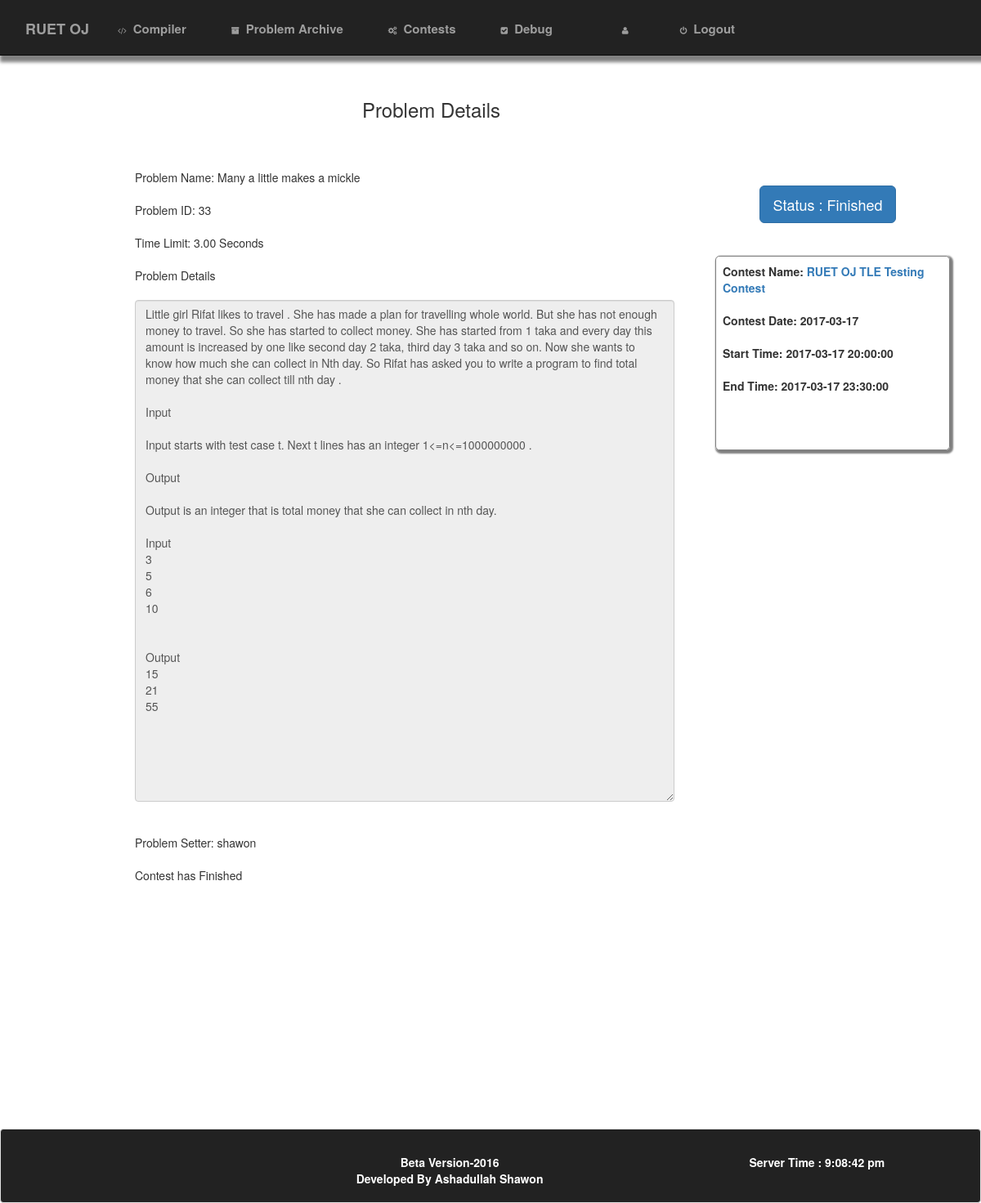
The app's page /details.php?id=33 (signed in) with its own data.
### tables this page shows
CREATE TABLE IF NOT EXISTS `element` (
  `id` int(11) DEFAULT NULL,
  `cname` varchar(100) DEFAULT NULL,
  `pbname` varchar(400) DEFAULT NULL,
  `pbdes` longtext,
  `pbauthor` varchar(100) DEFAULT NULL,
  `tc` longtext,
  `output` longtext,
  `uoutput` longtext,
  `pbid` int(12) NOT NULL,
  `tlimit` double(100,2) DEFAULT '3.00'
);

CREATE TABLE IF NOT EXISTS `rapl_oj_contest` (
  `id` int(11) NOT NULL,
  `cname` varchar(4000) DEFAULT NULL,
  `start_at` datetime DEFAULT NULL,
  `end_at` datetime DEFAULT NULL,
  `date_on` date DEFAULT NULL,
  `owner` varchar(100) DEFAULT 'shawon'
);

### details.php (the view, shortened to what this page needs)
<?php
if(isset($_SESSION['un']))
{
  $username=$_SESSION['un'];
}
?>
<!DOCTYPE html>
<html>
<head>
        <link rel="stylesheet" href="css/bootstrap.min.css">
        <link rel="stylesheet" href="css/font-awesome.min.css">
        <link rel="stylesheet" href="css/normalize.css">
        <link rel="stylesheet" href="css/main.css">
        <link rel="stylesheet" href="css/style.css">
</head>
<body>
<div class="main">
 <div class="row">
  <div class="col-sm-12">
  <nav class="shadow navbar navbar-inverse navbar-fixed-top nbar">
    <div class="navbar-header">
      <a class="navbar-brand lspace" href="home.php">RUET OJ</a>
    </div>
    <div class="collapse navbar-collapse navbar-menubuilder">
    <ul class="nav navbar-nav">
      <li class="space"><a href="compiler.php"><i class="fa fa-code ispace"></i>Compiler</a></li>
      <li class="space"><a href="archive.php"><i class="fa fa-archive ispace"></i>Problem Archive</a></li>
      <li class="space"><a href="contest.php"><i class="fa fa-cogs ispace"></i>Contests</a></li>
      <li class="space"><a href="#"><i class="fa fa-check-square ispace"></i>Debug</a></li>
      <li class="lgspace space"><a href="profile.php?user=<?php echo("$username"); ?>"><i class="fa fa-user ispace"></i><?php echo("$username"); ?></a></li>
      <li class="space"><a href="logout.php"><i class="fa fa-power-off ispace"></i>Logout</a></li>
    </ul>
    </div>
</nav>
</div>
</div>
<div class="row log">
<div class="col-sm-10">
<div class=""><h3 style="text-align:center;">Problem Details</h3></div>
</div>
<div class="col-sm-1">
</div>
<div class="col-sm-1">
</div>
</div>
<div class="row cspace">
<div class="col-sm-8">
<?php
require_once("connection.php");
if(isset($_GET['id']))
{
   $des=$_GET['id'];
$q3="SELECT * FROM element WHERE pbid='$des'";
$sq3=mysqli_query($con,$q3);
$r1=mysqli_fetch_array($sq3);
echo("Problem Name: $r1[pbname]<br><br> Problem ID: $r1[pbid]<br><br>Time Limit: $r1[tlimit] Seconds<br><br> Problem Details<br><br><textarea class=\"form-control\" rows=\"30\" cols=\"95\" readonly>$r1[pbdes]</textarea><br><br>Problem Setter: $r1[pbauthor]<br><br>");
  $conid=$r1['id'];
   $q3="SELECT * FROM rapl_oj_contest WHERE id='$conid'";
    $sq3=mysqli_query($con,$q3);
  while($row=mysqli_fetch_array($sq3))
    {
   ?>
    <?php
     echo "<div id=\"fin\"></div><br><br>";
    }
}
   ?>
</div>
<div class="col-sm-4">
<?php
if(isset($_GET['id']))
{
   $des=$_GET['id'];
$q3="SELECT * FROM element WHERE pbid='$des'";
$sq3=mysqli_query($con,$q3);
$r1=mysqli_fetch_array($sq3);
  $conid=$r1['id'];
 $q3="SELECT * FROM rapl_oj_contest WHERE id='$conid'";
    $sq3=mysqli_query($con,$q3);
  while($row=mysqli_fetch_array($sq3))
    {
   ?>
    <?php
    echo("<center><h2 id=\"demo\" class=\"btn btn-primary btn-lg\"></h2></center><br><br>");
    echo("<div class=\"xmm\">Contest Name: <a href=\"contestproblem.php?name=$row[cname]\">$row[cname]</a><br><br>Contest Date: $row[date_on] <br><br>Start Time: $row[start_at]<br><br>End Time: $row[end_at] <br><br><br><br></div>");
    }
}
?>
</div>
</div>
</div>
</div><br><br><br>
<div class="area">
<div class="well foot">
<div class="row area">
<div class="col-sm-3">
</div>
<div class="col-sm-5">
<div class="">
<b>Beta Version-2016</b><br>
<b>Developed By Ashadullah Shawon</b>
</div>
</div>
<div class="col-sm-4">
<?php
require_once("time.php");
?>
</div>
</div>
</div>
</div>
</body>
</html>

### css/main.css (style rules this page uses)
html { color: #222; font-size: 1em; line-height: 1.4; }
textarea { resize: vertical; }

### css/style.css (style rules this page uses)
.area { margin:0px; padding:0px; }
.main { margin-left: 30px; margin-right: 20px; margin-bottom:100px; }
.space { padding-left:10px; padding-right: 15px; padding-bottom: 0px; margin-bottom: 0px; color:white; }
.lspace { padding-left: 50px; padding-right:30px; }
.nbar { min-height: 68px; padding-top:10px; color:white; font-size:15px; font-weight: bold; }
.ispace { padding-right:8px; font-size: 10px; }
.lgspace { margin-left:50px; }
.log { padding-left:50px; padding-top:150px; padding-right:20px; }
.cspace { margin-top: 50px; margin-left:120px; padding-right: 10px; }
.foot { background-color: #222222; color:white; margin-top:100px; margin-bottom:0px; padding-top:30px; padding-left:0px; text-align:center; margin-left: 0px; margin-right: 0px; padding-right: 0px; }
.xmm { margin-left:20px; padding: 8px; border:1px solid gray; border-radius: 5px; margin-bottom:10px; margin-right:8px; box-shadow: 2px 2px 2px 2px gray; font-weight: bold; max-width:500px; }
.shadow { box-shadow: 4px 4px 4px 4px gray; }
@media only screen and (max-width:1334px) and (min-width:1052px) { .main { margin-left: 30px; margin-right: 20px; } }
@media only screen and (max-width:1334px) and (min-width:1052px) { .cspace { margin-top: 50px; margin-left:120px; padding-right: 10px; } }
@media only screen and (max-width:1334px) and (min-width:1052px) { .lspace { margin-left:1px; padding-left: 30px; padding-right:10px; text-align: center; } }
@media only screen and (max-width:1334px) and (min-width:1052px) { .log { padding-left:50px; padding-top:100px; padding-right:20px; } }
@media only screen and (max-width:1334px) and (min-width:1052px) { .space { color:white; } }
@media only screen and (max-width:1334px) and (min-width:1052px) { .lgspace { margin-left:30px; } }
@media only screen and (max-width:1334px) and (min-width:1052px) { .xmm { margin-left:20px; padding: 8px; border:1px solid gray; border-radius: 5px; margin-bottom:10px; margin-right:8px; box-shadow: 2px 2px 2px 2px gray; font-weight: bold; } }

### records on screen
element: pbname "Many a little makes a mickle", pbid "33", tlimit "3.00", pbdes "Little girl Rifat likes to travel . She has made a plan for travelling whole world. But she has not enough money to travel. So she has started to collect money. She has started from 1 taka and every day this amount is increased by one like second day 2 taka, third day 3 taka and so on. Now she wants to know how much she can collect in Nth day. So Rifat has asked you to write a program to find total money that she can collect till nth day . Input Input starts with test case t. Next t lines has an integer 1<=n<=1000000000 . Output Output is an integer that is total money that she can collect in nth day. Input 3 5 6 10 Output 15 21 55", pbauthor "shawon"
rapl_oj_contest: cname "RUET OJ TLE Testing Contest", date_on "2017-03-17", start_at "2017-03-17 20:00:00", end_at "2017-03-17 23:30:00"
